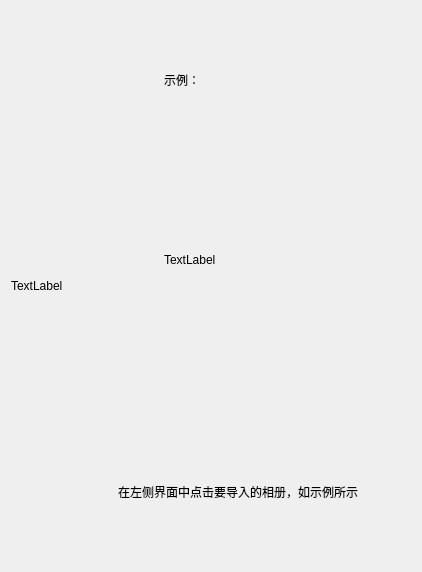
      <widget class="QWidget" name="page_chooseAlbum">
       <layout class="QGridLayout" name="gridLayout_8">
        <item row="0" column="1">
         <spacer name="horizontalSpacer_10">
          <property name="orientation">
           <enum>Qt::Horizontal</enum>
          </property>
          <property name="sizeHint" stdset="0">
           <size>
            <width>40</width>
            <height>20</height>
           </size>
          </property>
         </spacer>
        </item>
        <item row="0" column="0">
         <widget class="MyLabel" name="label_3">
          <property name="minimumSize">
           <size>
            <width>0</width>
            <height>550</height>
           </size>
          </property>
          <property name="maximumSize">
           <size>
            <width>16777215</width>
            <height>550</height>
           </size>
          </property>
          <property name="text">
           <string>TextLabel</string>
          </property>
         </widget>
        </item>
        <item row="0" column="2">
         <widget class="QWidget" name="widget_9" native="true">
          <layout class="QGridLayout" name="gridLayout_9">
           <item row="2" column="1">
            <widget class="QLabel" name="label_show4">
             <property name="minimumSize">
              <size>
               <width>152</width>
               <height>330</height>
              </size>
             </property>
             <property name="maximumSize">
              <size>
               <width>152</width>
               <height>330</height>
              </size>
             </property>
             <property name="text">
              <string>TextLabel</string>
             </property>
            </widget>
           </item>
           <item row="0" column="1">
            <spacer name="verticalSpacer_11">
             <property name="orientation">
              <enum>Qt::Vertical</enum>
             </property>
             <property name="sizeHint" stdset="0">
              <size>
               <width>20</width>
               <height>40</height>
              </size>
             </property>
            </spacer>
           </item>
           <item row="1" column="1">
            <widget class="QLabel" name="label_9">
             <property name="text">
              <string>示例：</string>
             </property>
            </widget>
           </item>
           <item row="5" column="1">
            <spacer name="verticalSpacer_10">
             <property name="orientation">
              <enum>Qt::Vertical</enum>
             </property>
             <property name="sizeHint" stdset="0">
              <size>
               <width>20</width>
               <height>40</height>
              </size>
             </property>
            </spacer>
           </item>
           <item row="3" column="1">
            <spacer name="verticalSpacer_12">
             <property name="orientation">
              <enum>Qt::Vertical</enum>
             </property>
             <property name="sizeHint" stdset="0">
              <size>
               <width>20</width>
               <height>40</height>
              </size>
             </property>
            </spacer>
           </item>
           <item row="2" column="0">
            <spacer name="horizontalSpacer_29">
             <property name="orientation">
              <enum>Qt::Horizontal</enum>
             </property>
             <property name="sizeHint" stdset="0">
              <size>
               <width>40</width>
               <height>20</height>
              </size>
             </property>
            </spacer>
           </item>
           <item row="4" column="0" colspan="3">
            <widget class="QLabel" name="label_12">
             <property name="text">
              <string>在左侧界面中点击要导入的相册，如示例所示</string>
             </property>
            </widget>
           </item>
           <item row="2" column="2">
            <spacer name="horizontalSpacer_30">
             <property name="orientation">
              <enum>Qt::Horizontal</enum>
             </property>
             <property name="sizeHint" stdset="0">
              <size>
               <width>40</width>
               <height>20</height>
              </size>
             </property>
            </spacer>
           </item>
          </layout>
         </widget>
        </item>
        <item row="0" column="3">
         <spacer name="horizontalSpacer_17">
          <property name="orientation">
           <enum>Qt::Horizontal</enum>
          </property>
          <property name="sizeHint" stdset="0">
           <size>
            <width>40</width>
            <height>20</height>
           </size>
          </property>
         </spacer>
        </item>
       </layout>
      </widget>
